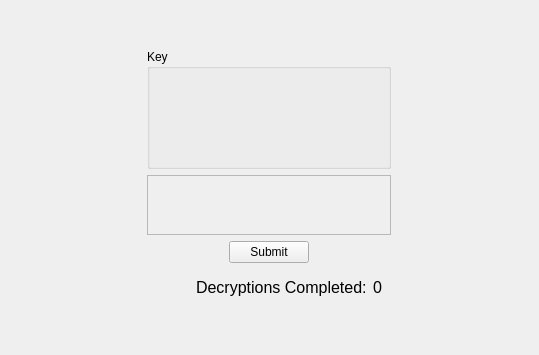
<?xml version="1.0" encoding="UTF-8"?>
<ui version="4.0">
 <class>DecryptionWindow</class>
 <widget class="QWidget" name="DecryptionWindow">
  <property name="geometry">
   <rect>
    <x>0</x>
    <y>0</y>
    <width>539</width>
    <height>355</height>
   </rect>
  </property>
  <property name="windowTitle">
   <string>Form</string>
  </property>
  <layout class="QHBoxLayout" name="horizontalLayout_4">
   <item>
    <layout class="QHBoxLayout" name="horizontalLayout">
     <item>
      <spacer name="horizontalSpacer">
       <property name="orientation">
        <enum>Qt::Horizontal</enum>
       </property>
       <property name="sizeType">
        <enum>QSizePolicy::Expanding</enum>
       </property>
       <property name="sizeHint" stdset="0">
        <size>
         <width>200</width>
         <height>20</height>
        </size>
       </property>
      </spacer>
     </item>
     <item>
      <layout class="QVBoxLayout" name="verticalLayout">
       <item>
        <spacer name="verticalSpacer">
         <property name="orientation">
          <enum>Qt::Vertical</enum>
         </property>
         <property name="sizeHint" stdset="0">
          <size>
           <width>20</width>
           <height>40</height>
          </size>
         </property>
        </spacer>
       </item>
       <item>
        <widget class="QGroupBox" name="groupBox">
         <property name="enabled">
          <bool>true</bool>
         </property>
         <property name="sizePolicy">
          <sizepolicy hsizetype="Expanding" vsizetype="Maximum">
           <horstretch>0</horstretch>
           <verstretch>31</verstretch>
          </sizepolicy>
         </property>
         <property name="minimumSize">
          <size>
           <width>200</width>
           <height>120</height>
          </size>
         </property>
         <property name="title">
          <string>Key</string>
         </property>
         <layout class="QHBoxLayout" name="horizontalLayout_3">
          <item>
           <layout class="QGridLayout" name="keyGrid">
            <property name="sizeConstraint">
             <enum>QLayout::SetMaximumSize</enum>
            </property>
           </layout>
          </item>
         </layout>
        </widget>
       </item>
       <item>
        <widget class="QFrame" name="frame">
         <property name="sizePolicy">
          <sizepolicy hsizetype="Expanding" vsizetype="Maximum">
           <horstretch>0</horstretch>
           <verstretch>20</verstretch>
          </sizepolicy>
         </property>
         <property name="minimumSize">
          <size>
           <width>200</width>
           <height>60</height>
          </size>
         </property>
         <property name="layoutDirection">
          <enum>Qt::LeftToRight</enum>
         </property>
         <property name="frameShape">
          <enum>QFrame::StyledPanel</enum>
         </property>
         <property name="frameShadow">
          <enum>QFrame::Raised</enum>
         </property>
         <layout class="QHBoxLayout" name="horizontalLayout_2">
          <item>
           <layout class="QGridLayout" name="guessGrid">
            <property name="sizeConstraint">
             <enum>QLayout::SetMinimumSize</enum>
            </property>
           </layout>
          </item>
         </layout>
        </widget>
       </item>
       <item>
        <layout class="QHBoxLayout" name="horizontalLayout_7">
         <item>
          <spacer name="horizontalSpacer_4">
           <property name="orientation">
            <enum>Qt::Horizontal</enum>
           </property>
           <property name="sizeHint" stdset="0">
            <size>
             <width>40</width>
             <height>20</height>
            </size>
           </property>
          </spacer>
         </item>
         <item>
          <widget class="QPushButton" name="btnSubmit">
           <property name="sizePolicy">
            <sizepolicy hsizetype="Minimum" vsizetype="Fixed">
             <horstretch>0</horstretch>
             <verstretch>0</verstretch>
            </sizepolicy>
           </property>
           <property name="text">
            <string>Submit</string>
           </property>
          </widget>
         </item>
         <item>
          <spacer name="horizontalSpacer_5">
           <property name="orientation">
            <enum>Qt::Horizontal</enum>
           </property>
           <property name="sizeHint" stdset="0">
            <size>
             <width>40</width>
             <height>20</height>
            </size>
           </property>
          </spacer>
         </item>
        </layout>
       </item>
       <item>
        <widget class="QWidget" name="widget" native="true">
         <property name="sizePolicy">
          <sizepolicy hsizetype="MinimumExpanding" vsizetype="Preferred">
           <horstretch>0</horstretch>
           <verstretch>0</verstretch>
          </sizepolicy>
         </property>
         <property name="minimumSize">
          <size>
           <width>0</width>
           <height>22</height>
          </size>
         </property>
         <layout class="QHBoxLayout" name="horizontalLayout_5">
          <item>
           <spacer name="horizontalSpacer_3">
            <property name="orientation">
             <enum>Qt::Horizontal</enum>
            </property>
            <property name="sizeHint" stdset="0">
             <size>
              <width>40</width>
              <height>20</height>
             </size>
            </property>
           </spacer>
          </item>
          <item>
           <widget class="QLabel" name="label">
            <property name="font">
             <font>
              <pointsize>12</pointsize>
             </font>
            </property>
            <property name="text">
             <string>Decryptions Completed:</string>
            </property>
           </widget>
          </item>
          <item>
           <widget class="QLabel" name="lblScore">
            <property name="font">
             <font>
              <pointsize>12</pointsize>
             </font>
            </property>
            <property name="text">
             <string>0</string>
            </property>
            <property name="alignment">
             <set>Qt::AlignRight|Qt::AlignTrailing|Qt::AlignVCenter</set>
            </property>
           </widget>
          </item>
         </layout>
        </widget>
       </item>
       <item>
        <spacer name="verticalSpacer_2">
         <property name="orientation">
          <enum>Qt::Vertical</enum>
         </property>
         <property name="sizeHint" stdset="0">
          <size>
           <width>20</width>
           <height>40</height>
          </size>
         </property>
        </spacer>
       </item>
      </layout>
     </item>
     <item>
      <spacer name="horizontalSpacer_2">
       <property name="orientation">
        <enum>Qt::Horizontal</enum>
       </property>
       <property name="sizeHint" stdset="0">
        <size>
         <width>200</width>
         <height>20</height>
        </size>
       </property>
      </spacer>
     </item>
    </layout>
   </item>
  </layout>
 </widget>
 <resources/>
 <connections/>
</ui>
